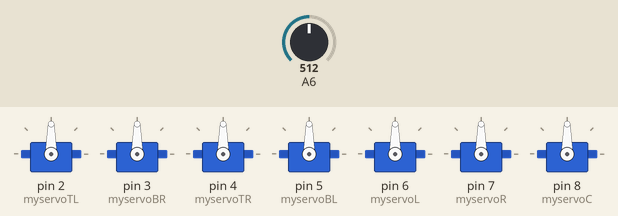
Bench run of a sketch on a simulated Arduino Nano, built with avr-gcc and run on an emulated ATmega328P. Parts: 7 × servo. The inputs (shaded band) are chosen by the test bench; at power-on: A6 = 512.

Above: at 1.2 s.
1.3 s: A6 set to 689
2.8 s: A6 set to 718
At 3.3 s:
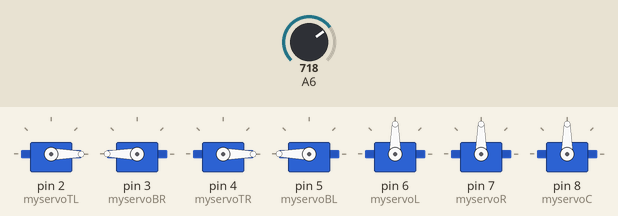
4.3 s: A6 set to 290
At 5.3 s:
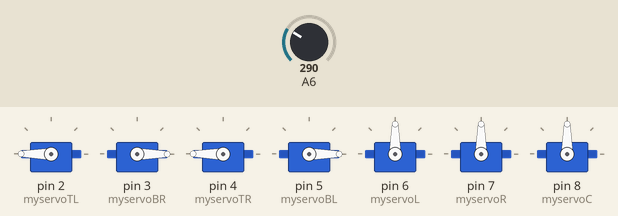
6.2 s: A6 set to 309
At 8.0 s:
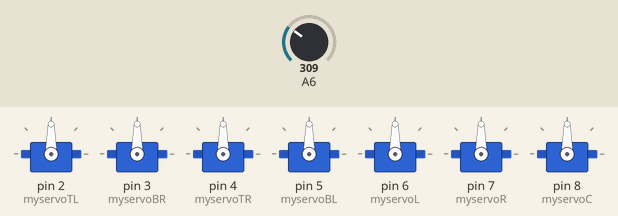
8.8 s: A6 set to 122
At 10.2 s:
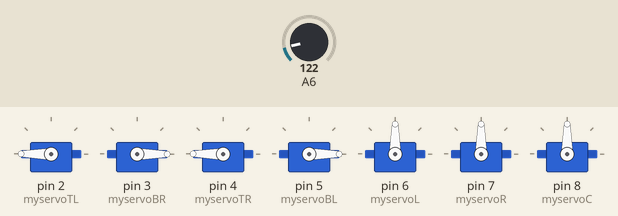
Timing chart, 0 to 11.3 s (numbered marks = the images above; inputs shaded):
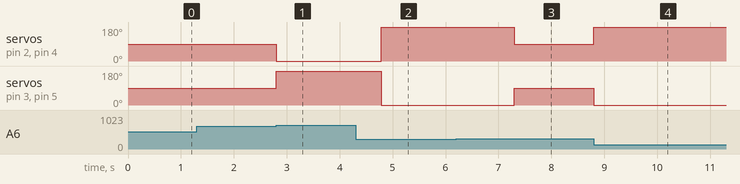

The sketch:

Gr.11_Computer_Engineering_gimble.ino
```cpp
#include <Servo.h>

Servo myservoTL;//Top Left Motor
Servo myservoBR;//Bottom Right Motor
Servo myservoTR;//Top Right Motor
Servo myservoBL;//Bottom Left Motor
Servo myservoL;// Left Movement Motor
Servo myservoR;// Right Movement Motor
Servo myservoC;// Center Motor, Crane
int button=10; // button that allows "Up" function (crane up and down)
int buttonstate=0;


void forward() {// reponsible for forward movement
      for (int i=0; i<64 ; i++){
    myservoTL.write(0);
    myservoBR.write(180);
    myservoTR.write(0);
    myservoBL.write(180);
    Serial.print("Forward");
    delay(10);
  }
}

void backward() {// responsible for backward movement
  for (int i=0; i<122 ; i++){
    myservoTL.write(180);
    myservoBR.write(0);
    myservoTR.write(180);
    myservoBL.write(0);
    Serial.print("Backward");
    delay(10);
  }
}

//void left() {//responsible for left movement
//  for (int i=0; i<122 ; i++){
//    myservoL.write(180);
//    myservoR.write(180);
//Serial.print("Left");
//  }
//}

//void right() {//responsible for right movement
//  for (int i=0; i<64 ; i++){
//    myservoR.write(0);
//    myservoL.write(0);
//Serial.print("Right");
//  }
//}

//void up() {//responsible for up and down of crane
//  for (int i=0; i<122 ; i++){
//    myservoC.write(180);
// Serial.print("Up");
//    delay(40) // allows crane to drop
//    myservoC.write(0);
// Serial.print("Down");

//
//  }
//}

void stilly() {//acts to stop motors when no directions are in place or only x-axis is used

    myservoTL.write(90);
    myservoBR.write(90);
    myservoTR.write(90);
    myservoBL.write(90);
    Serial.print("StillY");

}
//void stillx() { // acts to stop motors when no directions are in place or only y-axis is used
//
//    myservoL.write(90);
//    myservoR.write(90);
//Serial.print("StillX");
//
//
//}
void setup() {
  myservoTL.attach(2);
  myservoBR.attach(3);
  myservoTR.attach(4);
  myservoBL.attach(5);
  myservoL.attach(6);
  myservoR.attach(7);
  myservoC.attach(8);
  pinMode(A6,INPUT);
  pinMode(A7,INPUT);
  //pinMode(button,INPUT_PULLUP);
  //Serial.begin(9600);
}
void loop() {
  //buttonstate=digitalRead(button); // two lines that allow movement for checking button
  //Serial.println(buttonstate);//prints button state
  int yIn=analogRead(A6);// senses where in the y axis the direction corresponds to
  //int xIn=analogRead(A7); // senses where in the x axis the direction corresponds to
  if (yIn>700) {// if joystick is moved in the down direction

    forward();
  } else if (yIn<300) {// if joystick is moved in the up direciton

    backward();
  }else{

  stilly(); // sits still otherwise
  }
//  if (xIn>700) { // if joystick is moved in the right direction
//
//    right();
//  } else if (xIn<300) {// if joystick is moved in the left direction
//
//    left();
//  } else{
//
//  stillx();// otherwise sits still
//  }
//if (buttonstate==1){// if button in joystick is pressed
  //up();

//}
}
```

Measured:
- the behaviour switches between 700 and 701 on A6 (found by bisection; images 0 and 1)
- the behaviour switches between 299 and 300 on A6 (found by bisection; images 2 and 3)
- after the input at 1.3 s, every drawn part: stays the same
- after the input at 2.8 s, servo on pin 2 (myservoTL), servo on pin 4 (myservoTR): 90° → 0° at once; servo on pin 3 (myservoBR), servo on pin 5 (myservoBL): 90° → 180° at once
- after the input at 4.3 s, servo on pin 2 (myservoTL), servo on pin 4 (myservoTR): 0° → 180° after 0.48 s; servo on pin 3 (myservoBR), servo on pin 5 (myservoBL): 180° → 0° after 0.48 s
- after the input at 6.2 s, servo on pin 2 (myservoTL), servo on pin 4 (myservoTR): 180° → 90° after 1.1 s; servo on pin 3 (myservoBR), servo on pin 5 (myservoBL): 0° → 90° after 1.1 s
- after the input at 8.8 s, servo on pin 2 (myservoTL), servo on pin 4 (myservoTR): 90° → 180° at once; servo on pin 3 (myservoBR), servo on pin 5 (myservoBL): 90° → 0° at once
